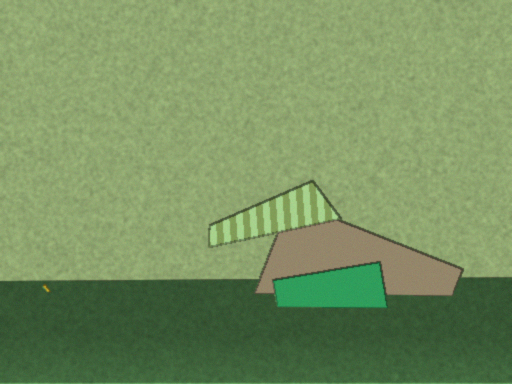
#> input picture data/samples/01_indoor_scene/rgb.png, 512 x 384 px
$ python -i edge_detection.py   (imports and definitions only)   (older library calls are emulated)
#> lines starting #> are read from the running program, lines starting #| are printed output that depends on the picture
"""Edge detection on RGB and depth.

* ``sobel_magnitude`` — gradient strength.
* ``canny_rgb`` — thin RGB edges (object outlines *and* texture).
* ``depth_gradient`` — relative depth gradient |∇D| / D (scale-invariant,
  so a 10 cm jump at 1 m counts like a 1 m jump at 10 m).
* ``depth_discontinuities`` — pixels where depth jumps between objects.
* ``structure_edges`` — RGB edges that agree with a depth change. Only these
  are allowed to steer depth, which is how we avoid copying texture.
"""
from __future__ import annotations

import cv2
import numpy as np


def to_gray(rgb: np.ndarray) -> np.ndarray:
    if rgb.ndim == 2:
        return rgb.astype(np.float32)
    return cv2.cvtColor(rgb.astype(np.float32), cv2.COLOR_RGB2GRAY)
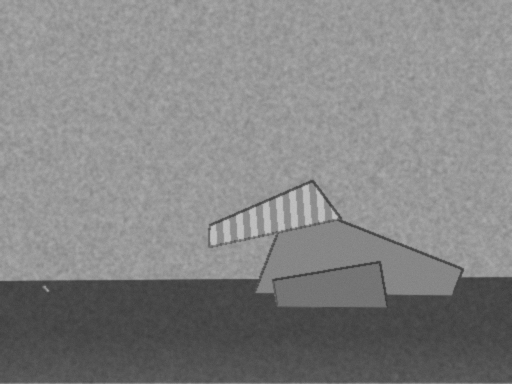
#> returned value: shape (384, 512) float32; min 58.25, max 195, mean 132.5


def sobel_magnitude(img: np.ndarray) -> np.ndarray:
    g = to_gray(img) if img.ndim == 3 else img.astype(np.float32)
    gx = cv2.Sobel(g, cv2.CV_32F, 1, 0, ksize=3)
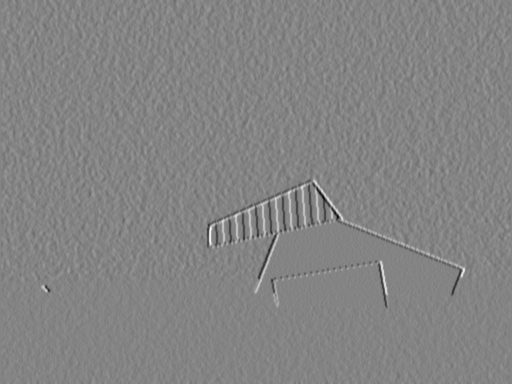
#> gx: shape (384, 512) float32; min -373, max 346.5, mean 0; drawn with min black and max white
    gy = cv2.Sobel(g, cv2.CV_32F, 0, 1, ksize=3)
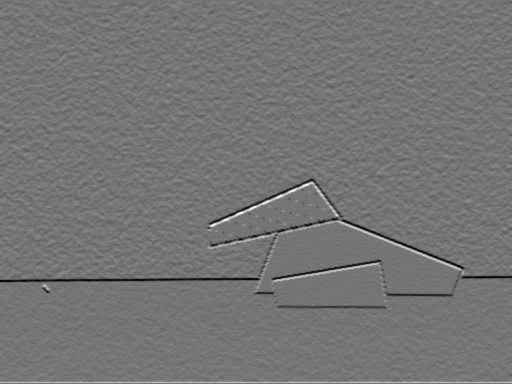
#> gy: shape (384, 512) float32; min -310.1, max 363.2, mean -0.8; drawn with min black and max white
    return np.sqrt(gx * gx + gy * gy)
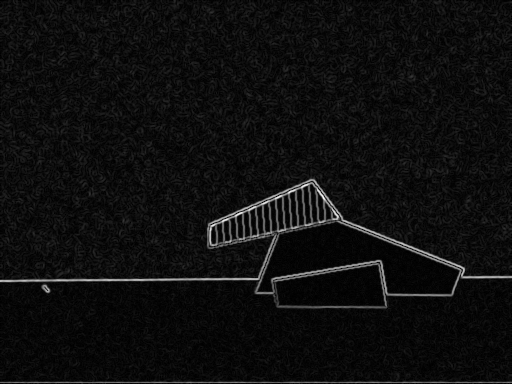
#> returned value: shape (384, 512) float32; min 0, max 406.9, mean 23.7; drawn with min black and max white


# [84 lines left out: functions canny_rgb, canny_depth, depth_gradient, depth_discontinuities, structure_edges, edge_report, not called in this run]

>>> import cv2
>>> picture = cv2.cvtColor(cv2.imread('../data/samples/01_indoor_scene/rgb.png'), cv2.COLOR_BGR2RGB)
>>> result = sobel_magnitude(picture)
